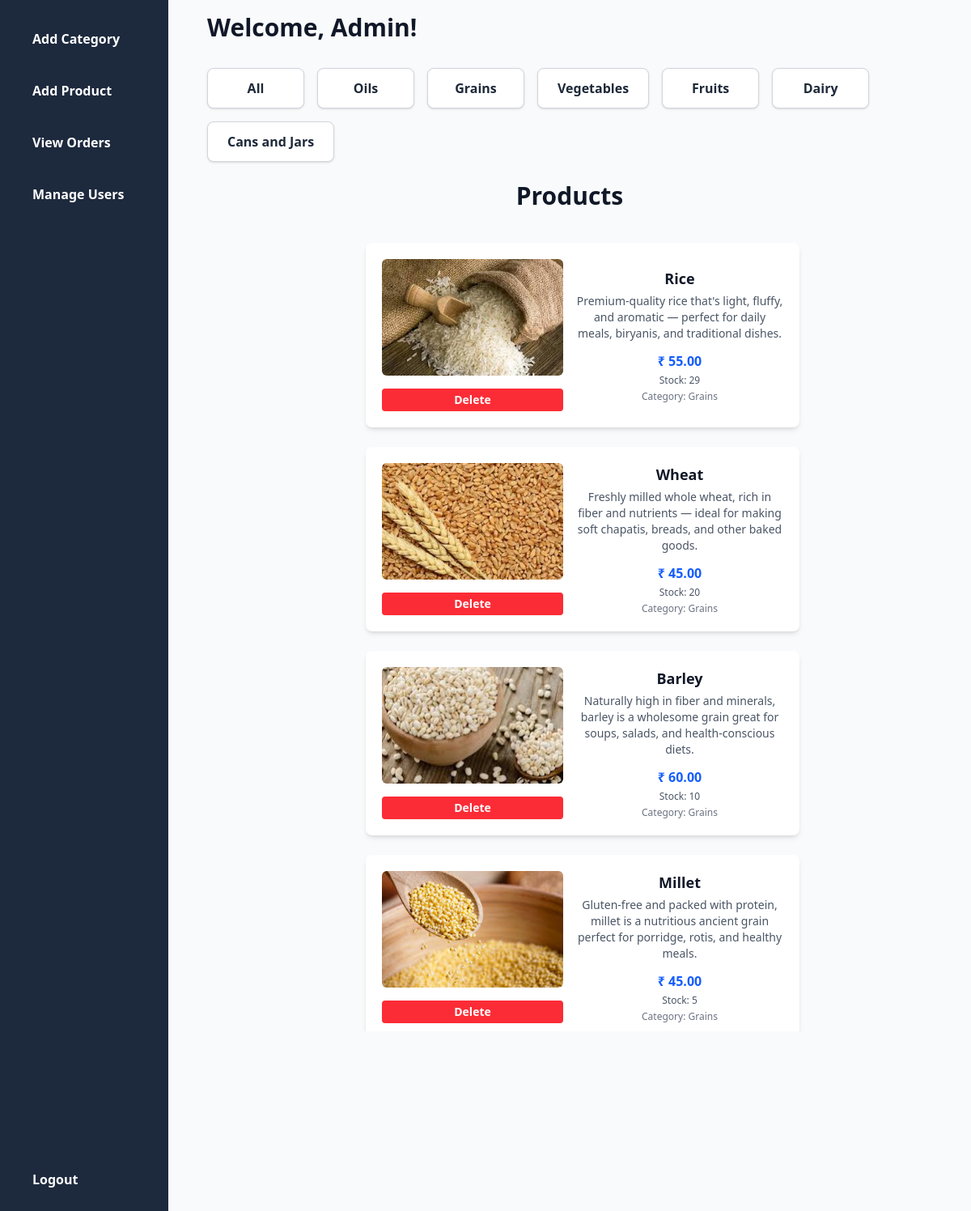
Page /adminn/dashboard?category=4 (signed in) on the committed database.
### app/models.py (models this page shows, shortened)
class Category(models.Model):
    c_name=models.CharField(max_length=255,unique=True)
    def __str__(self):
        return self.c_name

class Product(models.Model):
    p_name = models.CharField(max_length=200)
    p_description = models.TextField()
    category = models.ForeignKey(Category, on_delete=models.CASCADE)  # Better to rename this to 'category'
    p_price = models.DecimalField(max_digits=10, decimal_places=2)  # Recommended field for price
    p_stock = models.PositiveIntegerField(default=0)  # Optional: stock quantity
    p_image = models.ImageField(upload_to='products/', blank=True, null=True)

### app/views.py (the view)
# urls.py: path('adminn/dashboard', views.admin_dashboard, name='admin_dashboard'),
@login_required(login_url='admin_login')
def admin_dashboard(request):
    if not request.user.is_staff:
        return HttpResponse("Unauthorized", status=401)
    category_id = request.GET.get('category')
    if category_id:
        products = Product.objects.filter(category_id=category_id)
    else:
        products = Product.objects.all()
    categories=Category.objects.all()
    return render(request, 'admin/dashboard.html',{'categories':categories,'products':products})

### templates/admin/dashboard.html (shortened to what this page needs)
{% load static %}
<!DOCTYPE html>
<html lang="en">
<head>
    <link rel="stylesheet" href="{% static 'css/style.css' %}">
    <script src="https://cdn.jsdelivr.net/npm/@tailwindcss/browser@4"></script>
</head>
<body class="bg-gray-100 font-sans">
    <div class="flex h-screen">
        <div class="w-52 bg-slate-800 p-6 flex flex-col space-y-4">
            <a href="{% url 'add_category' %}" class="text-white font-bold py-3 px-4 rounded hover:bg-gray-700 transition">Add Category</a>
            <a href="{% url 'add_product' %}" class="text-white font-bold py-3 px-4 rounded hover:bg-gray-700 transition">Add Product</a>
            <a href="{% url 'view_orders' %}" class="text-white font-bold py-3 px-4 rounded hover:bg-gray-700 transition">View Orders</a>
            <a href="#" class="text-white font-bold py-3 px-4 rounded hover:bg-gray-700 transition">Manage Users</a>
            <a href="{% url 'admin_logout' %}" class="text-white font-bold py-3 px-4 rounded hover:bg-gray-700 transition mt-auto">Logout</a>
        </div>
        <div class="flex-1 p-4 bg-gray-50 overflow-auto">
            <h1 class="text-3xl font-bold mb-8 ml-8 text-gray-900">Welcome, Admin!</h1>
            <div class="flex flex-wrap gap-4 mb-6 ml-8">
                <a href="{% url 'admin_dashboard' %}"
                    class="bg-white border border-gray-300 rounded-lg px-6 py-3 shadow-sm text-gray-800 font-semibold min-w-[120px] text-center hover:shadow-md hover:-translate-y-1 transition-transform duration-200 inline-block">
                    All
                </a>
                {% for category in categories %}
                    <a href="{% url 'admin_dashboard' %}?category={{ category.id }}"
                    class="bg-white border border-gray-300 rounded-lg px-6 py-3 shadow-sm text-gray-800 font-semibold min-w-[120px] text-center hover:shadow-md hover:-translate-y-1 transition-transform duration-200 inline-block">
                    {{ category }}
                    </a>
                {% endfor %}
            </div>
            <h2 class="text-3xl font-bold mb-8 text-gray-900 text-center">Products</h2>
            <div class="h-2/3  flex p-2 overflow-y-scroll flex-wrap justify-center  gap-6 products ml-8">
                {% for product in products %}
                    <div class="bg-white rounded-lg shadow-md p-5 w-max flex gap-4  items-center text-center transition-transform hover:shadow-lg hover:-translate-y-1 duration-200">
                        <div>
                            {% if product.p_image %}
                                <img src="{{ product.p_image.url }}" alt="{{ product.p_name }}" class="w-56 h-36 object-cover rounded-md mb-4" />
                            {% else %}
                                <div class="w-full h-36 bg-gray-300 rounded-md flex items-center justify-center text-gray-600 italic mb-4">
                                    No Image
                                </div>
                            {% endif %}
                            <form method="POST" action="{% url 'delete_product' product.id %}" class="mt-3 w-full">
                                <button type="submit"
                                        class="bg-red-500 hover:bg-red-600 text-white text-sm font-semibold py-1 px-3 rounded w-full transition">
                                    Delete
                                </button>
                            </form>
                        </div>
                        <div class="w-64 ">
                            <h3 class="text-lg font-bold text-gray-900 mb-1">{{ product.p_name }}</h3>
                            <p class="text-gray-600 text-sm mb-3  ">{{ product.p_description }}</p>
                            <p class="text-blue-600 font-semibold mb-1">₹ {{ product.p_price }}</p>
                            <p class="text-gray-600 text-xs mb-1">Stock: {{ product.p_stock }}</p>
                            <p class="text-gray-500 text-xs">Category: {{ product.category.c_name }}</p>
                        </div>
                    </div>
                {% empty %}
                    <p class="text-gray-600">No products available.</p>
                {% endfor %}
            </div>
        </div>
    </div>
</body>
</html>

### static/css/style.css (style rules this page uses)
.products { scrollbar-width: none; }

### rows in the picture
Category: c_name "Oils"
Category: c_name "Grains"
Category: c_name "Vegetables"
Category: c_name "Fruits"
Category: c_name "Dairy"
Category: c_name "Cans and Jars"
Product: p_image (picture), p_name "Rice", p_description "Premium-quality rice that's light, fluffy, and aromatic — perfect for daily meals, biryanis, and traditional dishes.", p_price "55.00", p_stock "29", category.c_name "Grains"
Product: p_image (picture), p_name "Wheat", p_description "Freshly milled whole wheat, rich in fiber and nutrients — ideal for making soft chapatis, breads, and other baked goods.", p_price "45.00", p_stock "20", category.c_name "Grains"
Product: p_image (picture), p_name "Barley", p_description "Naturally high in fiber and minerals, barley is a wholesome grain great for soups, salads, and health-conscious diets.", p_price "60.00", p_stock "10", category.c_name "Grains"
Product: p_image (picture), p_name "Millet", p_description "Gluten-free and packed with protein, millet is a nutritious ancient grain perfect for porridge, rotis, and healthy meals.", p_price "45.00", p_stock "5", category.c_name "Grains"
